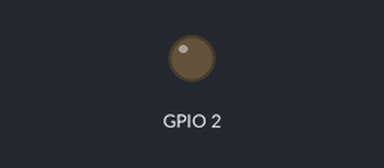
This sketch was run on a simulated ESP32. Parts: output pins drawn as LEDs (lit = HIGH). WiFi joins after 1.5 s; servers stay silent unless stated; the Firebase database answers and starts empty; what the sketch prints to the serial monitor is not drawn.

Above: at 1.6 s.
At 2.4 s:
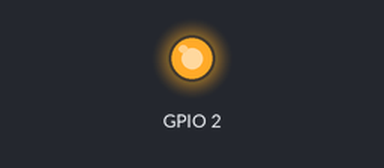
Timing chart, 0 to 3.9 s (numbered marks = the images above):
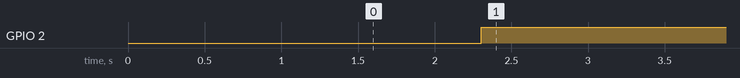

Measured:
- by itself, GPIO 2: LOW → HIGH at 2.3 s

The sketch:

arduinofirebase.ino
```cpp
// (licence header left out)
// FirebaseDemo_ESP8266 is a sample that demo the different functions
// of the FirebaseArduino API.

#include "WiFi.h"
#include "FirebaseESP32.h"

// Set these to run example.
#define FIREBASE_HOST "your-host"
#define FIREBASE_AUTH "your-key"
#define WIFI_SSID "your-wifi"
#define WIFI_PASSWORD "your-pass-wifi"

void setup() {
  Serial.begin(9600);

  // connect to wifi.
  WiFi.begin(WIFI_SSID, WIFI_PASSWORD);
  Serial.print("connecting");
  while (WiFi.status() != WL_CONNECTED) {
    Serial.print(".");
    delay(500);
  }
  Serial.println();
  Serial.print("connected: ");
  Serial.println(WiFi.localIP());

  Firebase.begin(FIREBASE_HOST, FIREBASE_AUTH);

  pinMode(2, OUTPUT);

}

int n = 0;

void loop() {
 // set value
  Firebase.setFloat("l", 0);
  // handle error
  if (Firebase.failed()) {
      Serial.print("setting /number failed:");
      Serial.println(Firebase.error());
      return;
  }
  delay(500);

   // get value
  if(Firebase.getFloat("led"))
  {
    digitalWrite(2, LOW);
  }
  else{
    digitalWrite(2, HIGH);
  }

  // set value
  Firebase.setFloat("number", 7);
  // handle error
  if (Firebase.failed()) {
      Serial.print("setting /number failed:");
      Serial.println(Firebase.error());
      return;
  }
  delay(500);

  // update value
  Firebase.setFloat("number", 27.0);
  // handle error
  if (Firebase.failed()) {
      Serial.print("setting /number failed:");
      Serial.println(Firebase.error());
      return;
  }
  delay(500);


  // remove value
  Firebase.remove("number");
  delay(100);

  // set string value
  Firebase.setString("message", "Alex7 Tutoriales");
  // handle error
  if (Firebase.failed()) {
      Serial.print("setting /message failed:");
      Serial.println(Firebase.error());
      return;
  }
  delay(500);


  // set string value
  Firebase.setString("message", "Suscribete");
  // handle error
  if (Firebase.failed()) {
      Serial.print("setting /message failed:");
      Serial.println(Firebase.error());
      return;
  }
  delay(500);

  // set bool value
  Firebase.setBool("truth", false);
  // handle error
  if (Firebase.failed()) {
      Serial.print("setting /truth failed:");
      Serial.println(Firebase.error());
      return;
  }
  delay(1000);

  // append a new value to /logs
  String name = Firebase.pushInt("logs", n++);
  // handle error
  if (Firebase.failed()) {
      Serial.print("pushing /logs failed:");
      Serial.println(Firebase.error());
      return;
  }
  Serial.print("pushed: /logs/");
  Serial.println(name);
  delay(1000);

}
```
